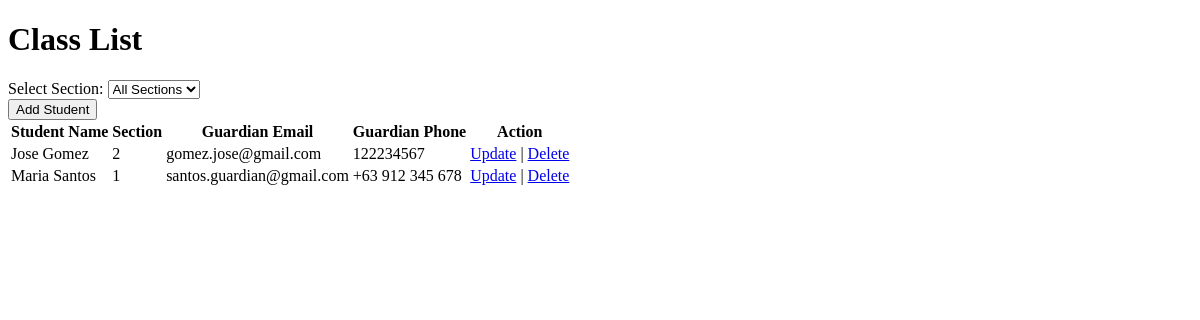
The app's page /classlist.php, older data.
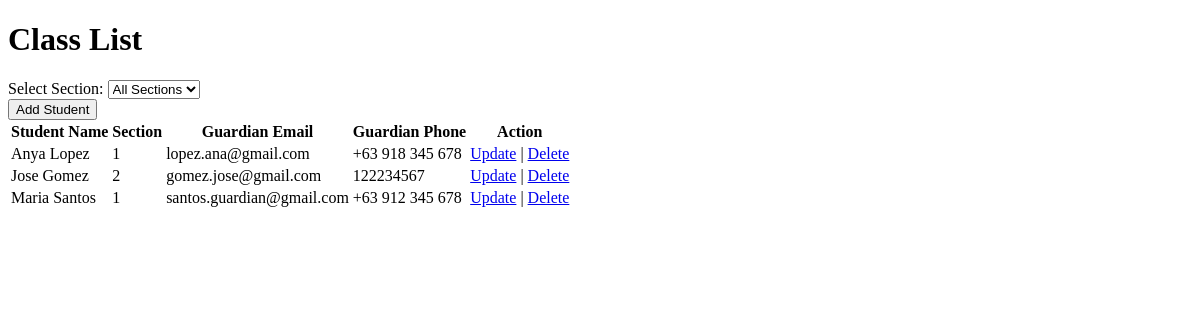
The same page, newer data.
### tables this page shows
CREATE TABLE `students` (
  `id` int(11) NOT NULL,
  `student_name` varchar(100) NOT NULL,
  `section` varchar(50) NOT NULL,
  `guardian_email` varchar(100) NOT NULL,
  `guardian_phone` varchar(15) NOT NULL
);

### classlist.php (the view, shortened to what this page needs)
<?php
require_once("dbconnection.php");
$query = "SELECT * FROM students";
$query .= " ORDER BY id DESC";
$stmt = mysqli_prepare($conn, $query);
mysqli_stmt_execute($stmt);
$result = mysqli_stmt_get_result($stmt);
?>
<!DOCTYPE html>
<html lang="en">
<head>
</head>
<body>
    <div class="container">
        <h1>Class List</h1>
        <form method="POST" action="classlist.php">
            <label for="section">Select Section:</label>
            <select name="section" id="section" onchange="this.form.submit()">
                <option value="">All Sections</option>
            </select>
        </form>
        <button onclick="window.location.href='addstudent.php';">Add Student</button>
        <table>
            <thead>
                <tr>
                    <th>Student Name</th>
                    <th>Section</th>
                    <th>Guardian Email</th>
                    <th>Guardian Phone</th>
                    <th>Action</th>
                </tr>
            </thead>
            <tbody>
                <?php if (mysqli_num_rows($result) > 0) {
                    while ($res = mysqli_fetch_assoc($result)) {
                        echo "<tr>";
                        echo "<td>".$res['student_name']."</td>";
                        echo "<td>".$res['section']."</td>";
                        echo "<td>".$res['guardian_email']."</td>";
                        echo "<td>".$res['guardian_phone']."</td>";
                        echo "<td>
                                <a href=\"updatestudent.php?id=".$res['id']."\">Update</a> |
                                <a href=\"delete.php?id=".$res['id']."\" onClick=\"return confirm('Are you sure you want to delete?')\">Delete</a>
                              </td>";
                        echo "</tr>";
                    }
                } else {
                    echo "<tr><td colspan='5'>No students found for the selected section.</td></tr>";
                } ?>
            </tbody>
        </table>
    </div>
</body>
</html>

Row changes from the older to the newer data that the page shows:
added students: student_name "Anya Lopez", section "1", guardian_email "lopez.ana@gmail.com", guardian_phone "+63 918 345 678"
